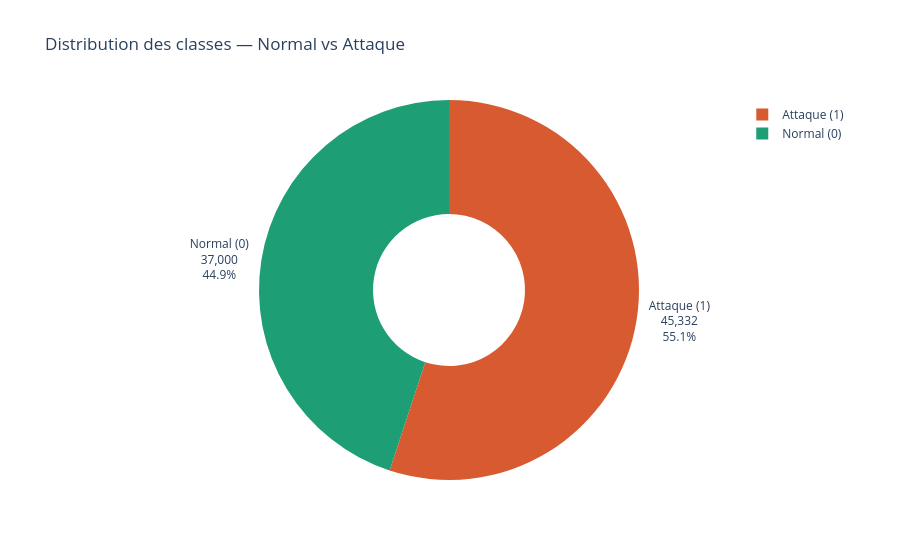

Notebook code for this chart:
### Code cell
# ─────────────────────────────────────────────
# GRAPHIQUE : Distribution des classes
# px.pie() → graphique camembert interactif
# ─────────────────────────────────────────────
fig = px.pie(
    dist,
    values='count',
    names='nom',
    title='Distribution des classes — Normal vs Attaque',
    color='nom',
    color_discrete_map={
        'Normal (0)' : '#1D9E75',
        'Attaque (1)': '#D85A30'
    },
    hole=0.4,
)
fig.update_traces(textposition='outside', textinfo='percent+label+value')
fig.show()

### Figure 1 — Plotly figure (JSON) as saved in the notebook; plotly's stock layout.template omitted (floating-point values rounded to 4 significant figures)
{"data": [{"customdata": [["Attaque (1)"], ["Normal (0)"]], "domain": {"x": [0, 1], "y": [0, 1]}, "hole": 0.4, "hovertemplate": "nom=%{customdata[0]}<br>count=%{value}<extra></extra>", "labels": ["Attaque (1)", "Normal (0)"], "legendgroup": "", "marker": {"colors": ["#D85A30", "#1D9E75"]}, "name": "", "showlegend": true, "textinfo": "percent+label+value", "textposition": "outside", "type": "pie", "values": [45332, 37000]}], "layout": {"legend": {"tracegroupgap": 0}, "title": {"text": "Distribution des classes — Normal vs Attaque"}}}
